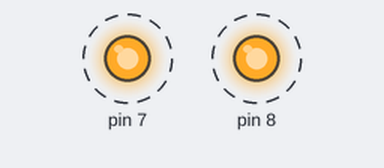
The sketch below on a simulated Arduino Uno, built with avr-gcc and run on an emulated ATmega328P. On the bench: output pins drawn as LEDs (lit = HIGH). Dashed ring = blinking. What the sketch prints to the serial monitor is not drawn.

Above: at 0.09 s.
Timing chart, 0 to 3.0 s (numbered marks = the images above):
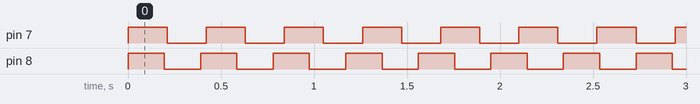

Measured:
- by itself, pin 7: alternates HIGH for 0.21 s and LOW for 0.21 s
- by itself, pin 8: alternates HIGH for 0.20 s and LOW for 0.20 s

The sketch:

sketch_sep02a.ino
```cpp
#include <Arduino_FreeRTOS.h>

// https://circuitdigest.com/microcontroller-projects/arduino-freertos-tutorial1-creating-freertos-task-to-blink-led-in-arduino-uno
// Some notes on xTaskCreate's params
/*
 *
 * - pvTaskCode: It is simply a pointer to the function that implements the task (in effect, just the name of the function).
 - pcName: A descriptive name for the task. This is not used by FreeRTOS. It is included purely for debugging purposes.
 - usStackDepth: Each task has its own unique stack that is allocated by the kernel to the task when the task is created.
    The value specifies the number of words the stack can hold, not the number of bytes.
    For example, if the stack is 32-bits wide and usStackDepth is passed in as 100, then 400 bytes of stack space will be
    allocated (100 * 4 bytes) in RAM. Use this wisely because Arduino Uno has only 2Kbytes of RAM.
 - pvParameters: Task input parameter (can be NULL).
 - uxPriority: Priority of the task ( 0 is the lowest priority).
 - pxCreatedTask: It can be used to pass out a handle to the task being created. This handle can then be used to reference
    the task in API calls that, for example, change the task priority or delete the task (can be NULL).
 *
 */

void TaskBlink1(void *pvParamaters);
void TaskBlink2(void *pvParameters);
void TaskPrint(void *pvParameters);


void setup() {
  Serial.begin(9600); // Baud rate

  // xTaskCreate( TaskFunction_t pvTaskCode,
  // const char * const pcName,
  // uint16_t usStackDepth, void *pvParameters,
  // UBaseType_t uxPriority, TaskHandle_t *pxCreatedTask );
  xTaskCreate(TaskBlink1, "blink1", 128, NULL,1,NULL);
  xTaskCreate(TaskBlink2, "blink2", 128, NULL, 100, NULL);
  xTaskCreate(TaskPrint,"printer",128,NULL,1,NULL);
  // So we're using 128 word stacks, why use words, they're an inconcsistent unit??
  // TODO: figure out how to figure out how much is actually needed for a stack rather than using arbitrary width
  // https://stackoverflow.com/questions/44434620/calculation-of-stack-size-in-freertos-or-ti-rtos
  // links on this page link to useful docucmentation
  vTaskStartScheduler();
}

void loop() {
  // put your main code here, to run repeatedly:

}


void TaskBlink1(void *pvParamaters){
  pinMode(8, OUTPUT);
  while(1) {
    digitalWrite(8,HIGH);
    Serial.println("blink1");
    vTaskDelay(200/portTICK_PERIOD_MS);
    // vTaskDelay(x) delays for x ticks, so we convert from ticks to real time
    digitalWrite(8, LOW);
    vTaskDelay(200/portTICK_PERIOD_MS);
  }
}
void TaskBlink2(void *pvParamaters){
  pinMode(7, OUTPUT);
  while(1) {
    digitalWrite(7,HIGH);
    Serial.println("blink2");
    vTaskDelay(210/portTICK_PERIOD_MS);
    // vTaskDelay(x) delays for x ticks, so we convert from ticks to real time
    digitalWrite(7, LOW);
    vTaskDelay(210/portTICK_PERIOD_MS);
  }
}
void TaskPrint(void *pvParameters){
  int counter = 0;
  while (1) {
    counter++;
    Serial.println(counter);
    vTaskDelay(500/portTICK_PERIOD_MS);
  }
}


/*
 * so I had a think about the while(1) bit, should confirm with some googlin
 * xTaskCreate may is creating a task that will be running
 * the scheduler has a list of tasks that "are running"
 * on each tick the scheduler is decidnig what order to run the tasks that "are running"
 * If that while loop ends, then there's no need to reschedule the task on the next tick
 * https://stackoverflow.com/questions/28958389/why-do-rtos-tasks-have-to-be-executed-in-infinite-loop
 */
```
